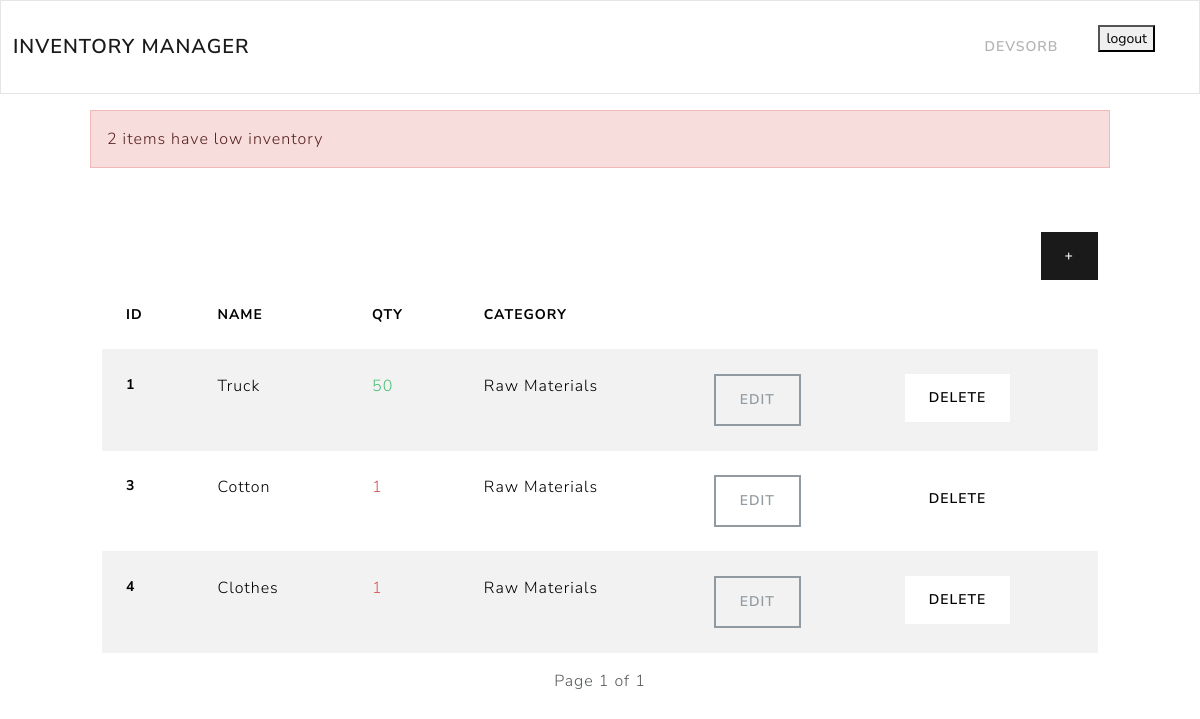
/dashboard/?page=2 (signed in), run on an earlier commit of the app's database.
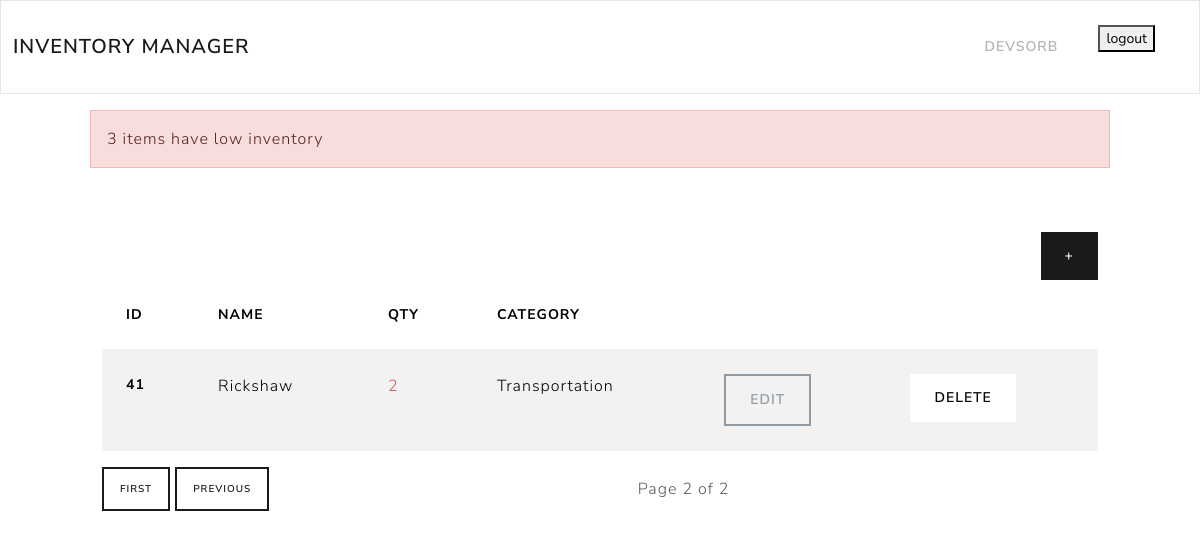
And on a later commit of the database.
### inventory/models.py (models this page shows, shortened)
class InventoryItem(models.Model):
    name = models.CharField(max_length=200)
    quantity = models.PositiveIntegerField()
    category = models.ForeignKey('Category', on_delete=models.SET_NULL, blank=True, null=True)
    date_created =models.DateTimeField(auto_now_add=True)
    user = models.ForeignKey('auth.User', on_delete=models.CASCADE)

class Category(models.Model):
    name = models.CharField(max_length=200)
    class Meta:
        verbose_name_plural ='categories'

### inventory/views.py (the view, shortened to what this page needs)
# urls.py: path('dashboard/', Dashboard.as_view(), name='dashboard'),
class Dashboard(LoginRequiredMixin, View):
    def get(self, request):
        items = InventoryItem.objects.filter(user=self.request.user.id).order_by("id")
        paginator = Paginator(items, 5)
        page_number = request.GET.get("page")
        page_obj = paginator.get_page(page_number)
        low_inventory = InventoryItem.objects.filter(
            user=self.request.user.id, quantity__lte=LOW_QUANTITY
        )
        if low_inventory.count() > 0:
            if low_inventory.count() > 1:
                messages.error(
                    request,
                    ngettext(
                        "%(count)d item has low inventory",
                        "%(count)d items have low inventory",
                        low_inventory.count(),
                    )
                    % {"count": low_inventory.count()},
                )
        low_inventory_ids = InventoryItem.objects.filter(
            user=self.request.user.id, quantity__lte=LOW_QUANTITY
        ).values_list("id", flat=True)
        return render(
            request,
            "inventory/dashboard.html",
            {"page_obj": page_obj, "low_inventory_ids": low_inventory_ids},
        )

### inventory/templates/inventory/dashboard.html (shortened to what this page needs)
{% extends 'inventory/base.html' %}
{% load i18n %}
{% block content %}
	{% if messages %}
		<div class="row mt-3">
			{% for message in messages %}
				{% if message.tags == 'error' %}
					<div class="col-md-10 col-12 mx-auto alert alert-danger">
						{{ message }}
					</div>
				{% else %}
					<div class="col-md-10 col-12 mx-auto alert alert-success">
						{{ message }}
					</div>
				{% endif %}
			{% endfor %}
		</div>
	{% endif %}
	<div class="row">
		<div class="col-md-10 col-12 mx-auto mt-5">
			<div class="d-flex justify-content-end">
				<a href="{% url 'add-item' %}" class="btn btn-primary">+</a>
			</div>
			<table class="table table-hover table-striped">
				<thead>
					<tr>
						<th scope="col">{% trans "ID" %}</th>
						<th scope="col">{% trans "Name" %}</th>
						<th scope="col">{% trans "Qty" %}</th>
						<th scope="col">{% trans "Category" %}</th>
						<th scope="col"></th>
						<th scope="col"></th>
					</tr>
				</thead>
				<tbody>
					{% for item in page_obj %}
					<tr>
						<th scope="row">{{ item.id }}</th>
						<td>{{ item.name }}</td>
						{% if item.id in low_inventory_ids %}
							<td class="text-danger">{{ item.quantity }}</td>
						{% else %}
							<td class="text-success">{{ item.quantity }}</td>
						{% endif %}
						<td>{{ item.category.name }}</td>
						<td><a href="{% url 'edit-item' item.id %}" class="btn btn-outline-secondary">{% trans "Edit" %}</a></td>
						<td><a href="{% url 'delete-item' item.id %}" class="btn btn-secondary">{% trans "Delete" %}</a></td>
					</tr>
					{% endfor %}
				</tbody>
			</table>
			<div class="d-flex justify-content-between align-items-center mt-3">
    <div>
        {% if page_obj.has_previous %}
            <a href="?page=1" class="btn btn-outline-primary btn-sm">{% trans "First"%}</a>
            <a href="?page={{ page_obj.previous_page_number }}" class="btn btn-outline-primary btn-sm">{% trans "Previous" %}</a>
        {% endif %}
    </div>
    <span>Page {{ page_obj.number }} of {{ page_obj.paginator.num_pages }}</span>
</div>
		</div>
{% endblock content %}

What changed in the data, as far as the page shows it:
no longer on this page (row unchanged): InventoryItem: id "1", name "Truck", quantity "50", category.name "Raw Materials"
no longer on this page (row unchanged): InventoryItem: id "3", name "Cotton", quantity "1", category.name "Raw Materials"
no longer on this page (row unchanged): InventoryItem: id "4", name "Clothes", quantity "1", category.name "Raw Materials"
added InventoryItem: id "41", name "Rickshaw", quantity "2", category.name "Transportation"
Also different on the page:
{{ page_obj.number }}: "1" → "2"
{{ page_obj.paginator.num_pages }}: "1" → "2"
new list line: "3 items have low inventory"
text now shown: "FIRST PREVIOUS"
list line gone: "2 items have low inventory"
